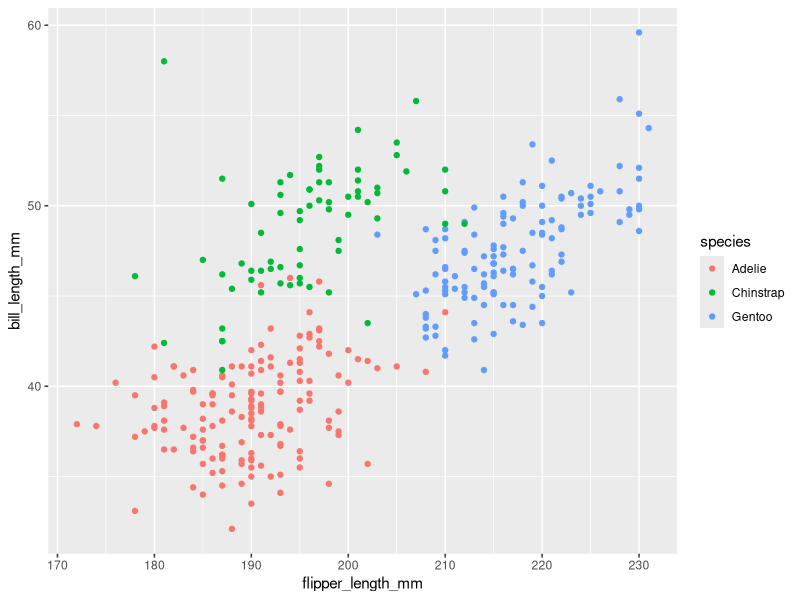
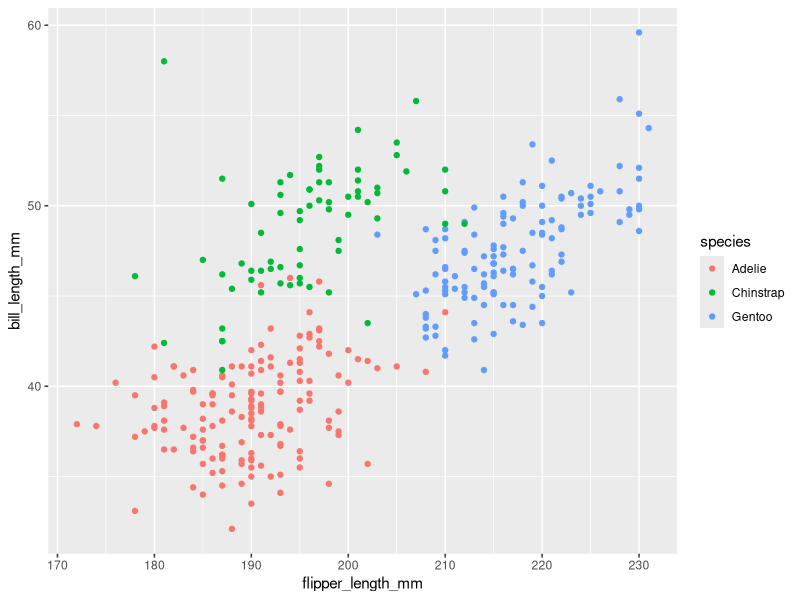

The R source for these figures, in order:
## ---- chunk 1
install.packages("palmerpenguins")
data("penguins", package = "palmerpenguins")
library(tidyverse)
penguins
## ---- chunk 2
names(penguins)
nrow(penguins)
ncol(penguins)
mean(pull(penguins, flipper_length_mm), na.rm = TRUE)
## ---- chunk 3
ggplot(data=penguins,aes(flipper_length_mm, bill_length_mm,color= species)) +
  geom_point()
## ---- chunk 4
ggsave(file = "flipper vs. bill.jpg")
## ---- chunk 5
my_df <- 
  tibble(
    my_sample <- rnorm(10),
    vac_logical <- my_sample > 0,
    vac_char <- c("a","b","c","d","e","f","g","h","i","j"),
    var_factor <- factor(c("bad","bad","welldone","bad","good","welldone",
                           "good","welldone","good","bad"))
)
my_df
